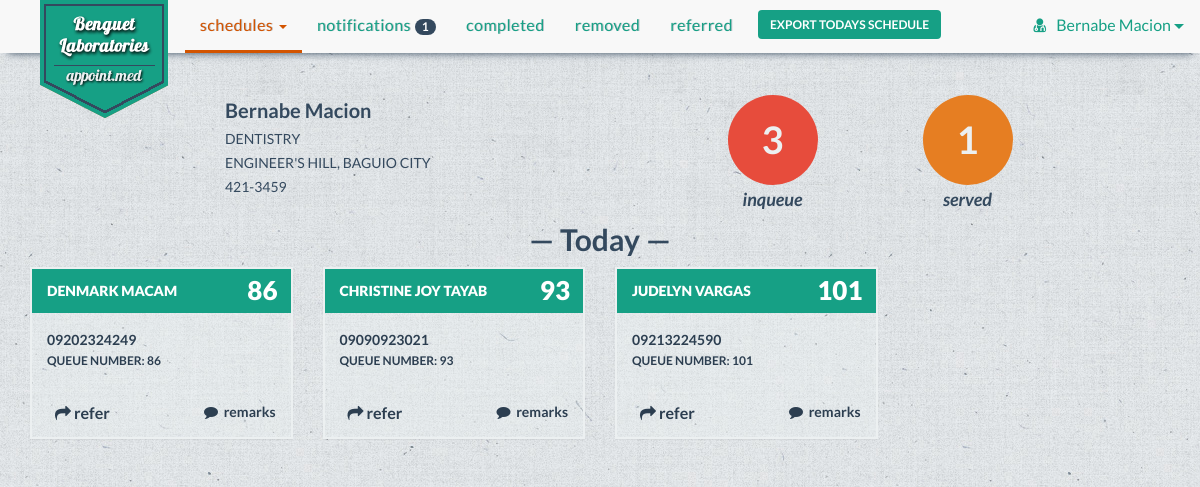
Page /schedules.php (signed in) on the earlier database version.
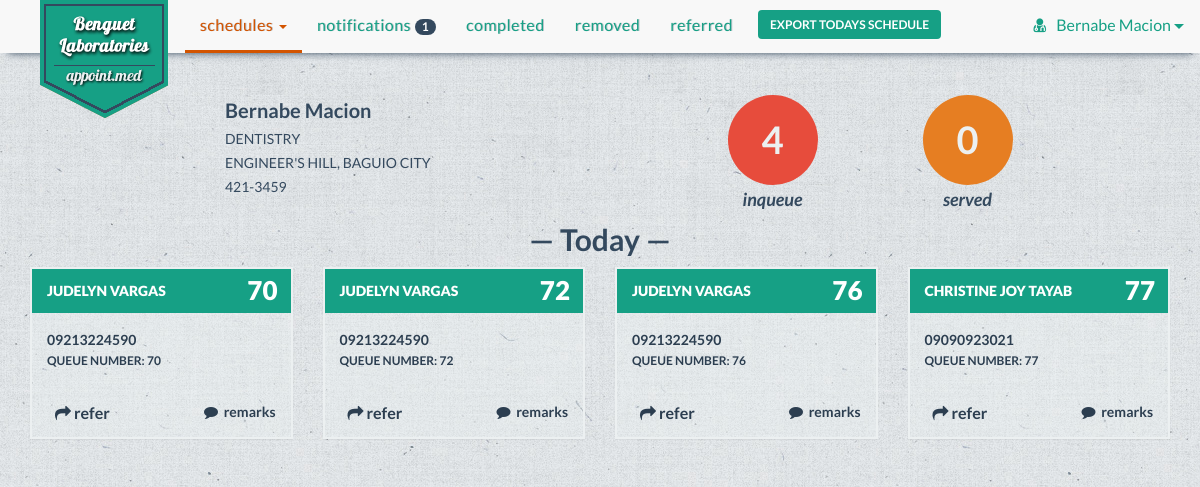
Same page on the later database version.
### tables this page shows
CREATE TABLE IF NOT EXISTS `doctor` (
  `doctor_id` varchar(30) NOT NULL,
  `doctor_name` varchar(30) NOT NULL,
  `specialization` varchar(30) NOT NULL,
  `doctor_status` enum('On Leave','Emergency','In','Out','Sick Leave') NOT NULL,
  `email` varchar(30) NOT NULL,
  `username` varchar(30) NOT NULL,
  PRIMARY KEY (`doctor_id`),
  KEY `username` (`username`)
);

CREATE TABLE IF NOT EXISTS `clinic` (
  `clinic_id` varchar(30) NOT NULL,
  `clinic_location` varchar(200) NOT NULL,
  `clinic_name` varchar(50) NOT NULL,
  `clinic_contact` varchar(50) NOT NULL,
  `doctor_id` varchar(30) NOT NULL,
  PRIMARY KEY (`clinic_id`),
  KEY `doctor_id` (`doctor_id`)
);

CREATE TABLE IF NOT EXISTS `appointment` (
  `appointment_id` int(30) NOT NULL AUTO_INCREMENT,
  `remarks` text NOT NULL,
  `doctor_id` varchar(30) NOT NULL,
  `patient_id` varchar(30) NOT NULL,
  `appoint_date` date NOT NULL,
  `appointment_status` enum('Cancelled','Completed','Referred','Inqueue') NOT NULL,
  `clinic_id` varchar(30) NOT NULL,
  PRIMARY KEY (`appointment_id`),
  KEY `doctor_id_2` (`doctor_id`),
  KEY `patient_id` (`patient_id`),
  KEY `clinic_id` (`clinic_id`)
);

CREATE TABLE IF NOT EXISTS `patient` (
  `patient_id` varchar(30) NOT NULL,
  `patient_name` varchar(30) NOT NULL,
  `patient_contact` varchar(20) NOT NULL,
  `birthdate` varchar(20) NOT NULL,
  `email` varchar(30) NOT NULL,
  `username` varchar(30) NOT NULL,
  `occupation` varchar(30) DEFAULT NULL,
  PRIMARY KEY (`patient_id`),
  KEY `username` (`username`)
);

### schedules.php (the view, shortened to what this page needs)
<!DOCTYPE html>
<html lang="en">
  <head>
    <?php
        include 'include/head.php';
        include 'connectdatabase.php';
    ?>
    <?php
        $username = $_SESSION['username'];
        $result = mysqli_query($con, "SELECT * FROM doctor WHERE username LIKE '$username'" );
        $row =  mysqli_fetch_array($result);
        $doctor = $row['doctor_name'];
        $doctor_id = $row['doctor_id'];
        $c_result = mysqli_query($con, "SELECT * FROM clinic WHERE doctor_id LIKE '$doctor_id'");
        $c_row = mysqli_fetch_array($c_result);
        $a_result = mysqli_query($con, "SELECT * FROM appointment WHERE doctor_id = '$doctor_id' AND (appointment_status = 'inqueue' OR appointment_status = 'Referred') ORDER BY appointment_id");
    ?>
  <body class="e4e8e9-bg">
    <div class="container">
    <?php
        include 'include/dc-nav-start.php';
    ?>
                <ul class="nav navbar-nav">
                    <li class="active dropdown">
                        <a href="#" class="dropdown-toggle" data-toggle="dropdown" role="button" aria-expanded="false">Schedules <span class="caret"></span></a>
                    </li>
                    <li><a href="doc_notifications.php">Notifications <span class="badge">1</span></a></li>
                    <li><a href="completed.php">Completed</a></li>
                    <li><a href="removed.php">Removed</a></li>
                    <li><a href="referred.php">Referred</a></li>
                    <li class="export-schedules">
                        <form action="export.php" method="post">
                            <input type="submit" class="btn btn-default export-btn btn-noborder" value="Export Todays Schedule" name="submit">
                        </form>
                    </li>
    <?php
        include 'include/dc-nav-end.php';
    ?>
 <div class="container-fluid" id="user-md-frw">
        <div class="row">
            <div class="col-md-12 col-md-4 col-md-offset-2 user-md">
                <h1><?php echo $doctor; ?></h1>
                <p><?php echo $row['specialization']; ?></p>
                <p><?php echo $c_row['clinic_location']; ?></p>
                <p><?php echo $c_row['clinic_contact']; ?></p>
            </div>
            <div class="col-xs-6 col-md-2 col-md-offset-1">
                <div class="text-center circle inqueue">
                    <?php
                        $count_row = mysqli_query($con, "SELECT COUNT(*) AS Appointments FROM appointment WHERE doctor_id = '$doctor_id' AND (appointment_status = 'Inqueue' OR appointment_status = 'Referred') ");
                        $count = mysqli_fetch_assoc($count_row);
                        if($count == 0)
                            echo '<p>'.'0'.'</p>';
                        else
                            echo '<p>'. $count['Appointments'] . '</p>';
                     ?>
                    <span>inqueue</span>
                </div>
            </div>
            <div class="col-xs-6 col-md-2">
                <div class="text-center circle served">
                     <?php
                        $count_row1 = mysqli_query($con, "SELECT COUNT(*) AS Appointments FROM appointment WHERE doctor_id = '$doctor_id' AND appointment_status = 'Completed' ");
                        $count1 = mysqli_fetch_assoc($count_row1);
                        if($count1 == 0)
                            echo '<p>'.'0'.'</p>';
                        else
                            echo '<p>'.$count1['Appointments'].'</p>';
                     ?>
                    <span>served</span>
                </div>
            </div>
        </div>
    </div>
    <div class="container-fluid" id="schedules-md">
        <div class="row">
            <div class="col-md-12">
                <h2 class="text-center row-header">&mdash; Today &mdash;</h2>
            </div>
        <?php
            while($row = mysqli_fetch_array($a_result)){
               $patient = $row['patient_id'];
               $p_result = mysqli_query($con, "SELECT * FROM patient WHERE patient_id LIKE '$patient'");
               $pat = mysqli_fetch_array($p_result);
               $appointment_id = $row['appointment_id'];
               echo '<div class="col-xs-12 col-md-6 col-lg-3">
                <div class="panel panel-default sched-panel">';
                echo'<div class="panel-heading">';
                echo $pat['patient_name'];
                echo '<p class="queue-num">' . $appointment_id . '</p>';
                echo '</div>';
                echo' <div class="panel-body">';
                echo $pat['patient_contact'];
                echo '<p> Queue Number: <span>' . $appointment_id . '</span></p>';
                 echo '
                         </div>';
                 echo'  <div class="appmnt-pnl-btn">
                        <a href="#"><i class="fa fa-comment"></i> Remarks</a>
                        <button type="button" class="btn btn-block btn-inverse appo byn-noborder" data-toggle="modal" data-target=".bs-example-modal-sm" data-id="'.$appointment_id.'" data-patient-id="'.$patient.'">
                        <i class="fa fa-mail-forward"></i>Refer</button>
                    </div>
                 </div>
               </div>';
            }
        ?>
        </div>
    </div>
    </div>
  </body>
</html>

### include/head.php (shortened to what this page needs)
<head>
    <link href="css/bootstrap.min.css" rel="stylesheet">
    <link href="css/font-awesome.min.css" rel="stylesheet">
    <link href="css/font-awesome.css" rel="stylesheet">
    <link href="css/bootstrap-datetimepicker.min.css" rel="stylesheet">
    <link href="css/styles.css" rel="stylesheet">
    <link href="css/tooltip.css" rel="stylesheet">
    <link href="css/scrolltop.css" rel="stylesheet">
</head>

### include/dc-nav-start.php (shortened to what this page needs)
<nav class="navbar navbar-default navbar-fixed-top">
    <div class="container">
        <div class="navbar-header">
            <a class="navbar-brand logo-text hidden-sm hidden-xs" href="#">appoint.med</a>
            <div class="navbar-logo hidden-sm hidden-xs">
            </div>
        </div>
        <div class="collapse navbar-collapse" id="bs-example-navbar-collapse-1">

### include/dc-nav-end.php (shortened to what this page needs)
            </ul>
            <ul class="nav navbar-nav navbar-right">
                <div class="btn-group navbar-right signedin">
                    <button type="button" class="btn btn-default btn-lg btn-noborder dropdown-toggle" data-toggle="dropdown" aria-expanded="false">
                        <i class="fa fa-user-md"></i><?php echo $doctor?>
                        <span class="caret"></span>
                    </button>
                </div>
            </ul>
        </div>
    </div>
</nav>

### css/styles.css (style rules this page uses)
* { margin: 0; padding: 0; }
body { padding-top: 80px; font-family: "Lato", Arial, sans-serif; color: #34495e; font-size: 18px; line-height: 1.72222; background-color: #2C3E50; }
a { color: #16a085 !important; -webkit-transition: .25s; transition: .25s; }
h1, h2, h3, h4 { font-family: inherit; font-weight: 700; line-height: 1.1; color: inherit; }
.container { padding-left: 0 !important; padding-right: 0 !important; }
.e4e8e9-bg { background: #e4e8e9 url('../img/background_opcion2.jpg') repeat left top !important; }
i.fa.fa-user-md { padding-right: 10px; }
nav > div > div > ul > li > a { font-size: 16px; letter-spacing: 0.5px; text-transform: lowercase; border-bottom: 3px solid #f8f8f8; text-shadow: 1px 0px 0px rgba(52, 73, 94, 0.3); }
.navbar-default .navbar-nav>.active>a, .navbar-default .navbar-nav>.active>a:hover { color: #D35400 !important; background-color: #f8f8f8; border-bottom: 3px solid #D35400; }
.navbar-default { padding-left: 15px; padding-right: 15px; border: none; -webkit-box-shadow: 0 8px 8px -8px #34495E; -moz-box-shadow: 0 8px 8px -8px #34495E; box-shadow: 0 8px 8px -8px #34495E; }
.navbar-brand { margin-right: 20px; font-size: 24px; font-weight: 700; }
.logo-text { color: transparent !important; }
.navbar-logo { background: url('../img/logo.png') no-repeat; height: 129px; width: 156px; position: absolute; z-index: 999999; margin: 0 25px; }
.signedin { margin-top: 5px; }
.signedin button { font-size: 16px; margin-left: 10px; }
.signedin button i { padding-right: 7px; }
.signedin .btn-noborder { color: #16a085; }
.badge { padding: 2px 7px; background-color: #34495E; }
.panel-default { color: #fff; background-color: #1ABC9C; font-size: 14px; border: 2px solid #2C3E50; border-radius: 0; text-transform: uppercase; transition: border 0.20s ease; }
.panel-default .panel-heading { color: #fff !important; font-weight: 800; background-color: #16A085 !important; border: none; border-radius: 0; }
.queue-num { color: #fff; position: absolute; right: 30px; top: 1px; font-size: 26px; }
.panel-default .panel-body p { font-size: 12px; line-height: 1.5; }
.appmnt-pnl-btn { padding: 0 10px 5px 10px; }
.appmnt-pnl-btn button { width: 30%; background: transparent; text-transform: lowercase; font-size: 16px; margin: 0; }
.appmnt-pnl-btn a { margin: 5px; font-size: 14px; text-transform: lowercase; text-decoration: none; width: 30%; float: right; }
.appmnt-pnl-btn i { padding-right: 3px; }
.user-md h1 { font-size: 20px; }
.user-md p { margin-top: 10px; line-height: 1; font-size: 14px; text-transform: uppercase; }
.circle { height: 90px; width: 90px; margin: 15px; border-radius: 50%; background-color: #1ABC9C; }
.circle p { font-size: 38px; font-weight: bold; color: #ECF0F1; float: left; margin: 20px 34px; line-height: 50px; }
.circle > span { font-style: italic; font-weight: 600; }
.inqueue { background-color: #E74C3C; }
.served { background-color: #E67E22; }
.sched-panel { border: 2px solid #ECF0F1; background-color: rgba(236, 240, 241, 0.3); }
.sched-panel .panel-body, .sched-panel .appmnt-pnl-btn button, .sched-panel .appmnt-pnl-btn a { color: #2C3E50 !important; font-weight: 600; }
.login-modal-btn, .export-btn { margin-top: 10px; background: #16A085 !important; color: #fff; font-size: 12px; font-weight: 600; text-transform: uppercase; }
.btn-noborder { border: 0; background: none; }
.export-schedules { padding-left: 10px; }

Differences in the rows shown:
removed appointment: patient.patient_name "DENMARK MACAM", appointment_id "86", patient.patient_contact "09202324249"
removed appointment: patient.patient_name "CHRISTINE JOY TAYAB", appointment_id "93", patient.patient_contact "09090923021"
removed appointment: patient.patient_name "JUDELYN VARGAS", appointment_id "101", patient.patient_contact "09213224590"
added appointment: patient.patient_name "JUDELYN VARGAS", appointment_id "70", patient.patient_contact "09213224590"
added appointment: patient.patient_name "JUDELYN VARGAS", appointment_id "72", patient.patient_contact "09213224590"
now on this page (row edited): appointment: patient.patient_name "JUDELYN VARGAS", appointment_id "76", patient.patient_contact "09213224590"
now on this page (row edited): appointment: patient.patient_name "CHRISTINE JOY TAYAB", appointment_id "77", patient.patient_contact "09090923021"
Other differences:
$count['Appointments']: "3" → "4"
$count1['Appointments']: "1" → "0"
